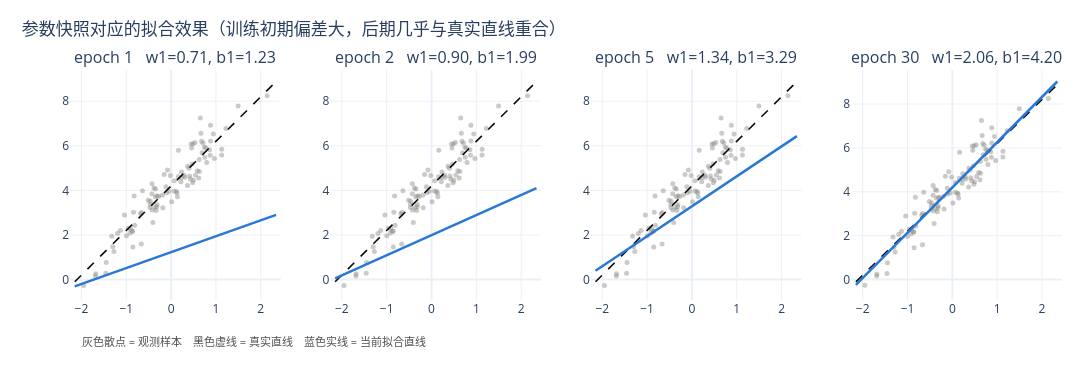

Notebook code cell kept with this figure:
### Code cell
# 拟合效果：不同 epoch 的参数快照所对应的拟合直线
eps = sorted(snaps1)
fig = make_subplots(rows=1, cols=len(eps),
                    subplot_titles=[f"epoch {e}   w1={snaps1[e][0]:.2f}, b1={snaps1[e][1]:.2f}"
                                    for e in eps])

for k, e in enumerate(eps, start=1):
    wv, bv = snaps1[e]
    fig.add_trace(go.Scatter(x=Xn, y=yn, mode="markers", showlegend=False,
                             marker=dict(size=5, color=C_DATA, opacity=0.45),
                             hoverinfo="skip"), row=1, col=k)
    xs, ys = line_xy(Xn, TRUE_W, TRUE_B)
    fig.add_trace(go.Scatter(x=xs, y=ys, mode="lines", showlegend=False,
                             line=dict(color=C_TRUE, width=1.6, dash="dash"),
                             hoverinfo="skip"), row=1, col=k)
    xs, ys = line_xy(Xn, wv, bv)
    fig.add_trace(go.Scatter(x=xs, y=ys, mode="lines", showlegend=False,
                             line=dict(color=C_BLUE, width=2.5),
                             hovertemplate="拟合直线: y = %{y:.2f}<extra></extra>"), row=1, col=k)

fig.add_annotation(x=0.01, y=-0.22, xref="paper", yref="paper", showarrow=False,
                   text="灰色散点 = 观测样本　黑色虚线 = 真实直线　蓝色实线 = 当前拟合直线",
                   font=dict(color=C_MUTED, size=11), xanchor="left")
style(fig, "参数快照对应的拟合效果（训练初期偏差大，后期几乎与真实直线重合）",
      "", "", width=1120, height=380, legend_bottom=False)
fig.show()
